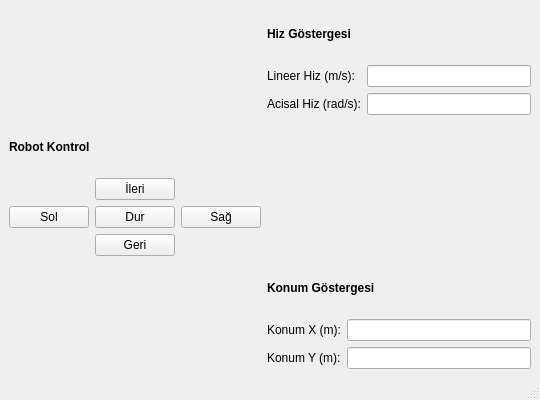
<?xml version="1.0" encoding="UTF-8"?>
<ui version="4.0">
 <class>MainWindow</class>
 <widget class="QMainWindow" name="MainWindow">
  <property name="geometry">
   <rect>
    <x>0</x>
    <y>0</y>
    <width>540</width>
    <height>400</height>
   </rect>
  </property>
  <property name="minimumSize">
   <size>
    <width>540</width>
    <height>400</height>
   </size>
  </property>
  <property name="maximumSize">
   <size>
    <width>540</width>
    <height>400</height>
   </size>
  </property>
  <property name="windowTitle">
   <string>Robot Kontrol Arayüzü</string>
  </property>
  <widget class="QWidget" name="centralwidget">
   <layout class="QGridLayout" name="gridLayout_2">
    <item row="0" column="1">
     <widget class="QLabel" name="etiket_hiz">
      <property name="font">
       <font>
        <weight>75</weight>
        <bold>true</bold>
       </font>
      </property>
      <property name="text">
       <string>Hiz Göstergesi</string>
      </property>
     </widget>
    </item>
    <item row="1" column="1">
     <layout class="QFormLayout" name="formLayout">
      <item row="0" column="0">
       <widget class="QLabel" name="etiket_lineer">
        <property name="text">
         <string>Lineer Hiz (m/s):</string>
        </property>
       </widget>
      </item>
      <item row="0" column="1">
       <widget class="QLineEdit" name="line_lineer">
        <property name="readOnly">
         <bool>true</bool>
        </property>
       </widget>
      </item>
      <item row="1" column="0">
       <widget class="QLabel" name="etiket_acisal">
        <property name="text">
         <string>Acisal Hiz (rad/s):</string>
        </property>
       </widget>
      </item>
      <item row="1" column="1">
       <widget class="QLineEdit" name="line_acisal">
        <property name="readOnly">
         <bool>true</bool>
        </property>
       </widget>
      </item>
     </layout>
    </item>
    <item row="2" column="0">
     <widget class="QLabel" name="etiket_kontrol">
      <property name="font">
       <font>
        <weight>75</weight>
        <bold>true</bold>
       </font>
      </property>
      <property name="text">
       <string>Robot Kontrol</string>
      </property>
     </widget>
    </item>
    <item row="3" column="0">
     <layout class="QGridLayout" name="gridLayout">
      <item row="1" column="2">
       <widget class="QPushButton" name="buton_sag">
        <property name="text">
         <string>Sağ</string>
        </property>
       </widget>
      </item>
      <item row="1" column="1">
       <widget class="QPushButton" name="buton_dur">
        <property name="text">
         <string>Dur</string>
        </property>
       </widget>
      </item>
      <item row="1" column="0">
       <widget class="QPushButton" name="buton_sol">
        <property name="text">
         <string>Sol</string>
        </property>
       </widget>
      </item>
      <item row="0" column="1">
       <widget class="QPushButton" name="buton_ileri">
        <property name="text">
         <string>İleri</string>
        </property>
       </widget>
      </item>
      <item row="2" column="1">
       <widget class="QPushButton" name="buton_geri">
        <property name="text">
         <string>Geri</string>
        </property>
       </widget>
      </item>
     </layout>
    </item>
    <item row="4" column="1">
     <widget class="QLabel" name="etiket_konum">
      <property name="font">
       <font>
        <weight>75</weight>
        <bold>true</bold>
       </font>
      </property>
      <property name="text">
       <string>Konum Göstergesi</string>
      </property>
     </widget>
    </item>
    <item row="5" column="1">
     <layout class="QFormLayout" name="formLayout_2">
      <item row="0" column="0">
       <widget class="QLabel" name="etiket_x">
        <property name="text">
         <string>Konum X (m):</string>
        </property>
       </widget>
      </item>
      <item row="0" column="1">
       <widget class="QLineEdit" name="line_x">
        <property name="readOnly">
         <bool>true</bool>
        </property>
       </widget>
      </item>
      <item row="1" column="0">
       <widget class="QLabel" name="etiket_y">
        <property name="text">
         <string>Konum Y (m):</string>
        </property>
       </widget>
      </item>
      <item row="1" column="1">
       <widget class="QLineEdit" name="line_y">
        <property name="readOnly">
         <bool>true</bool>
        </property>
       </widget>
      </item>
     </layout>
    </item>
   </layout>
  </widget>
  <widget class="QMenuBar" name="menubar">
   <property name="geometry">
    <rect>
     <x>0</x>
     <y>0</y>
     <width>540</width>
     <height>22</height>
    </rect>
   </property>
  </widget>
  <widget class="QStatusBar" name="statusbar"/>
 </widget>
 <resources/>
 <connections/>
</ui>
